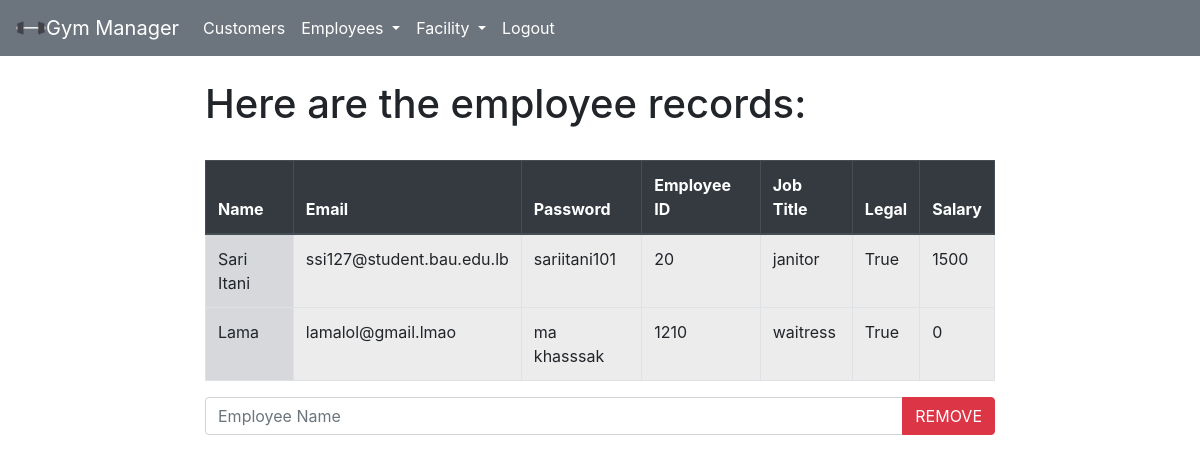
Page /work/personal/ on the earlier database version.
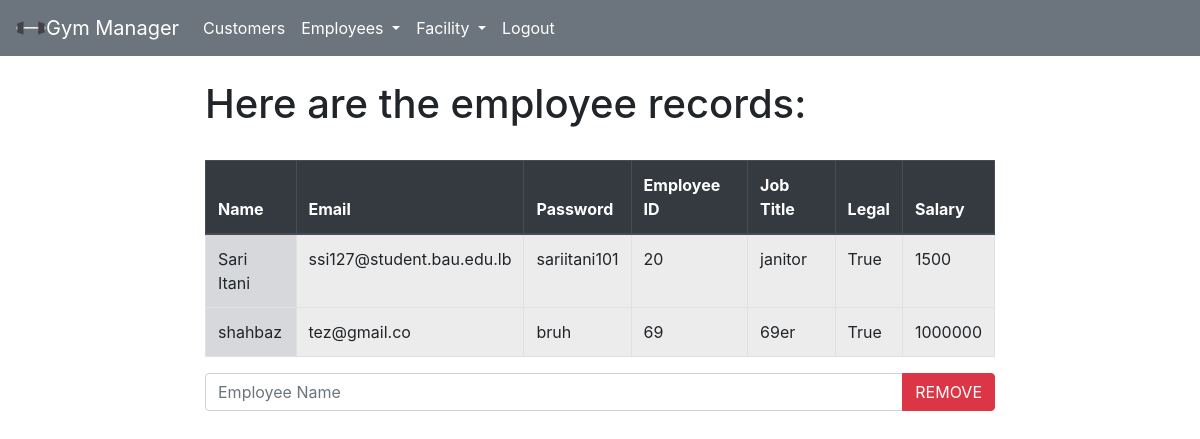
Same page on the later database version.
### workers/models.py (models this page shows, shortened)
class Workers(models.Model):
    name = models.CharField(max_length=20, unique=True)
    email = models.EmailField(max_length=30)
    password = models.CharField(max_length=20)
    nb = models.IntegerField()
    jobtitle = models.CharField(max_length=30)
    legal = models.BooleanField()
    salary = models.IntegerField()

### workers/views.py (the view)
# urls.py: path('personal/', personal, name='personal'),
def personal(response):
    data = Workers.objects.all()
    if response.method == "POST":
        print(response.POST)
        if response.POST.get("remove"):
            n = response.POST.get("name")
            entry = Workers.objects.get(name=n)
            entry.delete()
    return render(response, "workers/personal.html", {"data" : data})

### workers/templates/workers/personal.html (shortened to what this page needs)
{% extends 'workers/base.html'%}
{%block content%}
<h1>Here are the employee records:</h1>
<br>
<table class="table table-bordered">
    <thead class="thead-dark">
        <tr>
            <th>Name</th>
            <th>Email</th>
            <th>Password</th>
            <th>Employee ID</th>
            <th>Job Title</th>
            <th>Legal</th>
            <th>Salary</th>
        </tr>
    </thead>
    <tbody>
        {% for e in data %}
        <tr>
            <td class="table-secondary">{{e.name}}</td>
            <td class="table-active">{{e.email}}</td>
            <td class="table-active">{{e.password}}</td>
            <td class="table-active">{{e.nb}}</td>
            <td class="table-active">{{e.jobtitle}}</td>
            <td class="table-active">{{e.legal}}</td>
            <td class="table-active">{{e.salary}}</td>
        </tr>
      {%endfor%}
    </tbody>
</table>
<form method="POST">
    <div class="input-group mb-3">
        <input type="text" class="form-control" placeholder="Employee Name" name="name">
        <div class="input-group-append">
            <button class="btn btn-danger" type="submit" value="remove" name="remove">REMOVE</button>
        </div>
    </div>
</form>
{%endblock%}

Differences in the rows shown:
removed Workers: name "Lama", email "lamalol@gmail.lmao", password "ma khasssak", nb "1210", jobtitle "waitress", legal "True", salary "0"
added Workers: name "shahbaz", email "tez@gmail.co", password "bruh", nb "69", jobtitle "69er", legal "True", salary "1000000"
